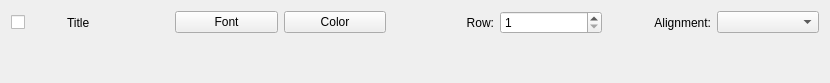
<?xml version="1.0" encoding="UTF-8"?>
<ui version="4.0">
 <class>ScorePropertiesWidget</class>
 <widget class="QWidget" name="ScorePropertiesWidget">
  <property name="geometry">
   <rect>
    <x>0</x>
    <y>0</y>
    <width>830</width>
    <height>83</height>
   </rect>
  </property>
  <property name="windowTitle">
   <string>Form</string>
  </property>
  <layout class="QGridLayout" name="gridLayout" rowminimumheight="0,0">
   <item row="0" column="0">
    <widget class="QCheckBox" name="enabledCheckBox">
     <property name="sizePolicy">
      <sizepolicy hsizetype="Maximum" vsizetype="Fixed">
       <horstretch>0</horstretch>
       <verstretch>0</verstretch>
      </sizepolicy>
     </property>
     <property name="minimumSize">
      <size>
       <width>50</width>
       <height>0</height>
      </size>
     </property>
    </widget>
   </item>
   <item row="0" column="1">
    <widget class="QLabel" name="textLabel">
     <property name="minimumSize">
      <size>
       <width>100</width>
       <height>0</height>
      </size>
     </property>
     <property name="text">
      <string>Title</string>
     </property>
    </widget>
   </item>
   <item row="0" column="2">
    <widget class="QPushButton" name="fontPushButton">
     <property name="text">
      <string>Font</string>
     </property>
    </widget>
   </item>
   <item row="0" column="7">
    <widget class="QComboBox" name="alignmentComboBox"/>
   </item>
   <item row="0" column="3">
    <widget class="QPushButton" name="colorPushButton">
     <property name="text">
      <string>Color</string>
     </property>
    </widget>
   </item>
   <item row="0" column="6">
    <widget class="QLabel" name="alignmentLabel">
     <property name="text">
      <string>Alignment:</string>
     </property>
     <property name="alignment">
      <set>Qt::AlignRight|Qt::AlignTrailing|Qt::AlignVCenter</set>
     </property>
    </widget>
   </item>
   <item row="0" column="5">
    <widget class="QSpinBox" name="rowSpinBox">
     <property name="alignment">
      <set>Qt::AlignLeading|Qt::AlignLeft|Qt::AlignVCenter</set>
     </property>
     <property name="minimum">
      <number>1</number>
     </property>
     <property name="maximum">
      <number>5</number>
     </property>
    </widget>
   </item>
   <item row="0" column="4">
    <widget class="QLabel" name="rowLabel">
     <property name="text">
      <string>Row:</string>
     </property>
     <property name="alignment">
      <set>Qt::AlignRight|Qt::AlignTrailing|Qt::AlignVCenter</set>
     </property>
    </widget>
   </item>
   <item row="1" column="5" colspan="3">
    <widget class="QLabel" name="positionIsInUseLabel">
     <property name="styleSheet">
      <string notr="true"/>
     </property>
     <property name="text">
      <string/>
     </property>
    </widget>
   </item>
  </layout>
 </widget>
 <resources/>
 <connections/>
</ui>
